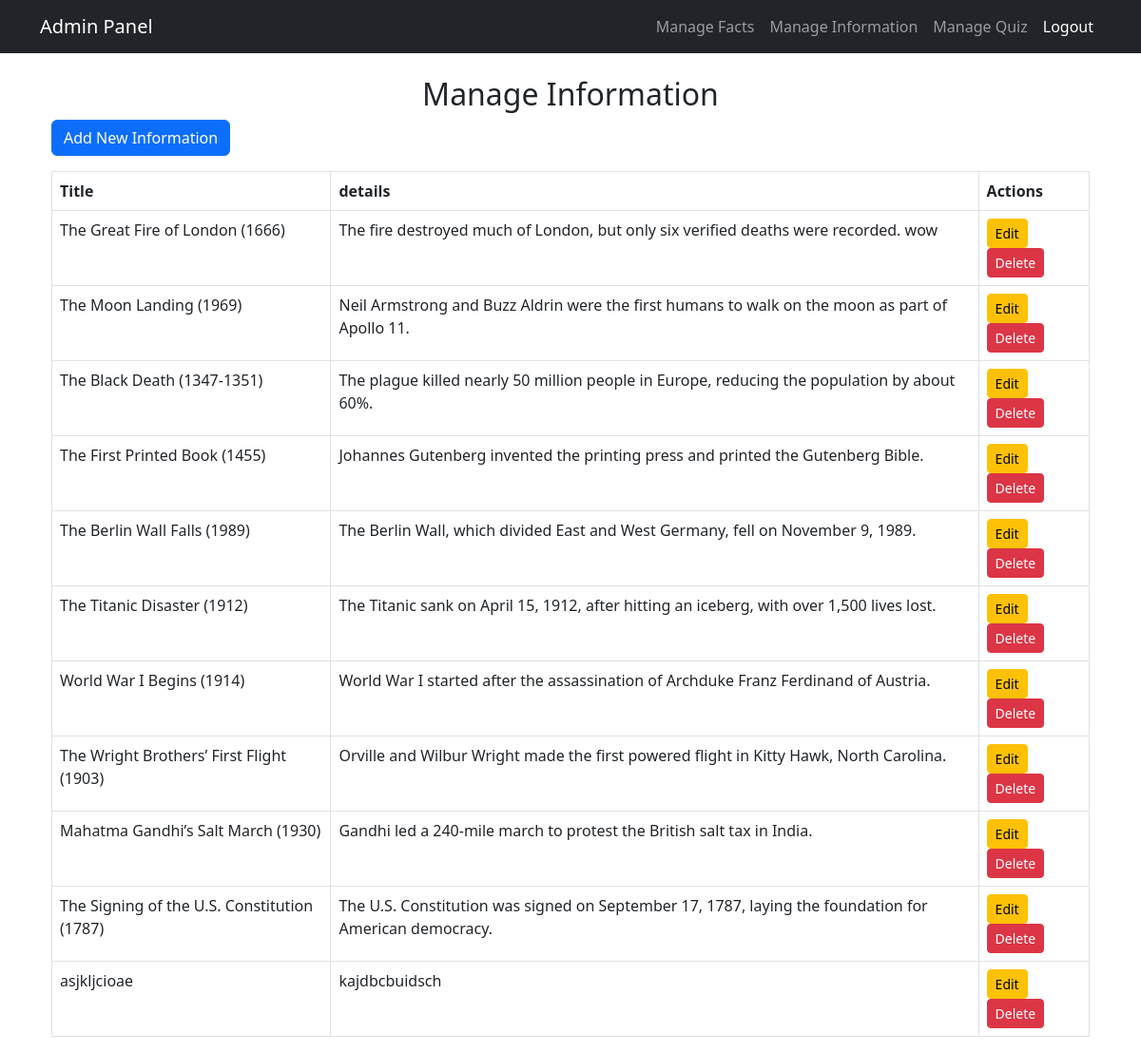
Page /admin/manage_information (signed in) on the earlier database version.
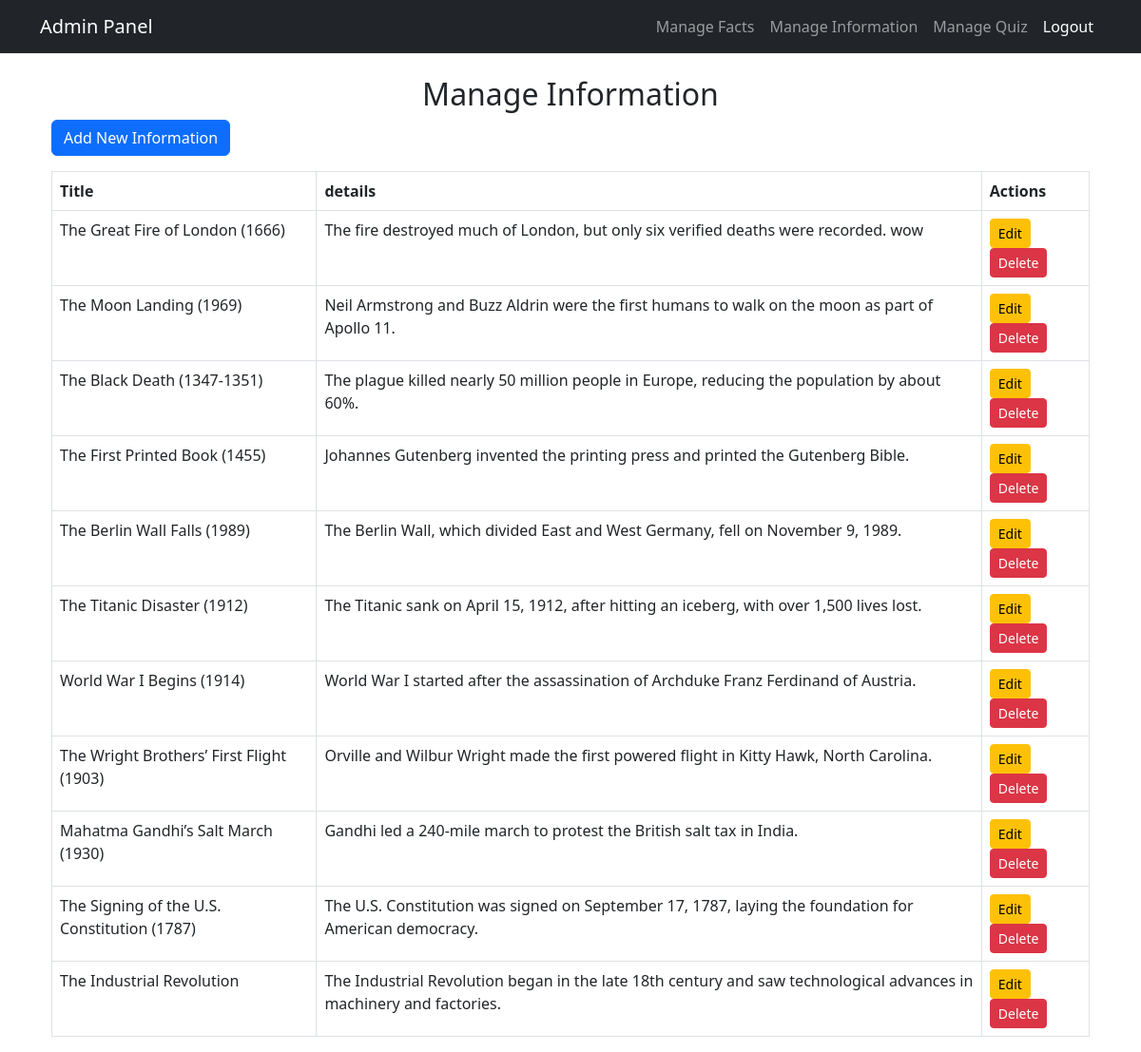
Same page on the later database version.
### app.py (models this page shows)
class Information(db.Model):
    id = db.Column(db.Integer, primary_key=True)
    title = db.Column(db.String(200), nullable=False)
    details = db.Column(db.Text, nullable=False)

### app.py (the view)
@app.route('/admin/manage_information')
@login_required
def manage_information():
    information_list = Information.query.with_entities(
        Information.id, Information.title, Information.details
    ).all()
    return render_template('admin/manage_information.html', information=information_list)

### app.py (called while the page is built)
@login_manager.user_loader
def load_user(user_id):
    return User.query.get(int(user_id))

### templates/admin/manage_information.html
{% extends "admin_base.html" %}
{% block content %}
<div class="container mt-4">
    <h2 class="text-center">Manage Information</h2>
    <a href="{{ url_for('add_information') }}" class="btn btn-primary mb-3">Add New Information</a>
    <table class="table table-bordered">
        <thead>
            <tr>
                <th>Title</th>
                <th>details</th>
                <th>Actions</th>
            </tr>
        </thead>
        <tbody>
            {% for info in information %}
            <tr>
                <td>{{ info.title }}</td>
                <td>{{ info.details }}</td>
                <td>
                    <a href="{{ url_for('edit_information', id=info.id) }}" class="btn btn-warning btn-sm">Edit</a>
                    <form action="{{ url_for('delete_information', id=info.id) }}" method="POST" style="display:inline;">
                        <button type="submit" class="btn btn-danger btn-sm">Delete</button>
                    </form>
                </td>
            </tr>
            {% endfor %}
        </tbody>
    </table>
</div>
{% endblock %}

Differences in the rows shown:
removed Information: title "asjkljcioae", details "kajdbcbuidsch"
added Information: title "The Industrial Revolution", details "The Industrial Revolution began in the late 18th century and saw technological advances in machinery and factories."
